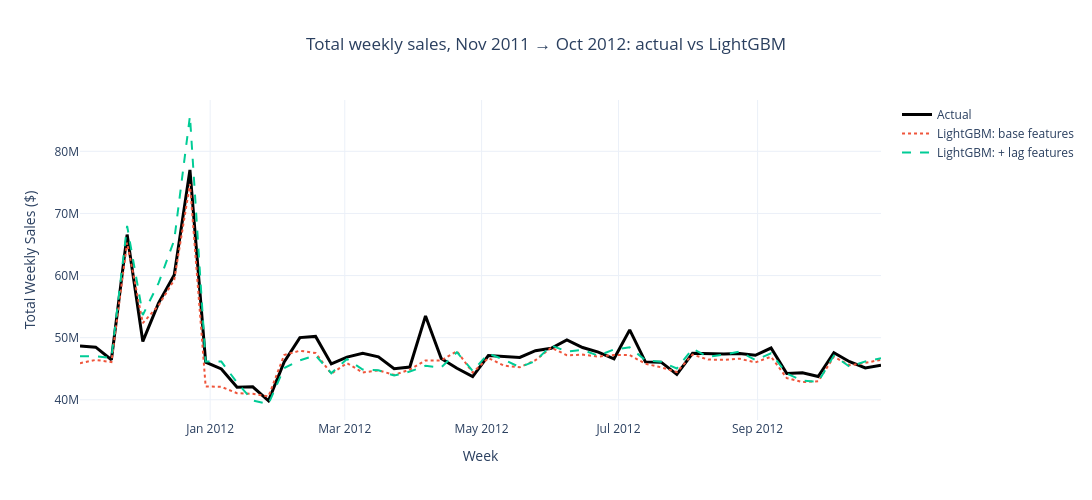

Notebook cell for this chart:
### Markdown cell above
### Actual vs predicted on the new validation window (with Thanksgiving & Christmas)

### Code cell
best_lag_model = gain["WMAE + lags"].idxmin()
plot_df = va[["Date"]].copy()
plot_df["Actual"] = va["Weekly_Sales"].values
plot_df["Base features"] = predictions[("New split / base features", best_lag_model)]
plot_df["Base + lag features"] = predictions[("New split / base + lag features", best_lag_model)]
weekly = plot_df.groupby("Date", as_index=False).sum()

fig = go.Figure()
fig.add_trace(go.Scatter(x=weekly["Date"], y=weekly["Actual"], name="Actual", line=dict(width=3, color="black")))
fig.add_trace(go.Scatter(x=weekly["Date"], y=weekly["Base features"], name=f"{best_lag_model}: base features",
                         line=dict(width=2, dash="dot")))
fig.add_trace(go.Scatter(x=weekly["Date"], y=weekly["Base + lag features"], name=f"{best_lag_model}: + lag features",
                         line=dict(width=2, dash="dash")))
fig.update_layout(title=f"Total weekly sales, Nov 2011 → Oct 2012: actual vs {best_lag_model}",
                  title_x=0.5, xaxis_title="Week", yaxis_title="Total Weekly Sales ($)",
                  template="plotly_white", hovermode="x unified", width=1100, height=500)
fig.show()
